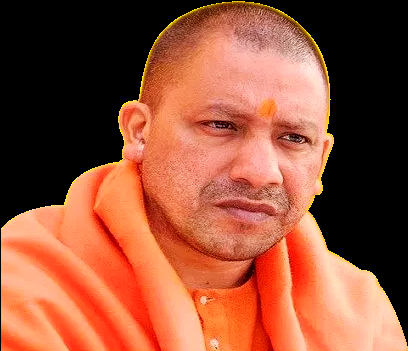
#> input picture day13/yogi.png, 408 x 351 px
$ python task1.py
#> lines starting #> are read from the running program, lines starting #| are printed output that depends on the picture; after the words box and inside, x2 and y2 are one past the last pixel; in counts of white or black regions, pixels touching at a corner belong together
import cv2

# Load the pre-trained face detection model
face_cascade = cv2.CascadeClassifier(cv2.data.haarcascades + 'haarcascade_frontalface_default.xml')

# Load the image
image_path = 'yogi.png'
# resize = cv2.resize(image_path,(494,1062.3333))
image = cv2.imread(image_path)
#> image is the input picture: shape (351, 408, 3); mean B, G, R 56.8, 81.5, 149.3
print(image.shape)
#| (351, 408, 3)
gray = cv2.cvtColor(image, cv2.COLOR_BGR2GRAY)
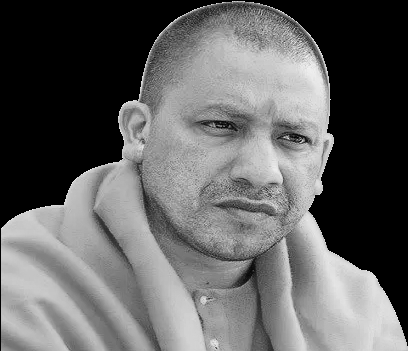
#> gray: shape (351, 408); min 0, max 255, mean 98.9

# Detect faces in the image
faces = face_cascade.detectMultiScale(gray, scaleFactor=1.1, minNeighbors=5, minSize=(30, 30))
#> faces = [[139, 44, 221, 221]]

# Draw rectangles around the detected faces
for (x, y, w, h) in faces:
    cv2.rectangle(image, (x, y), (x + w, y + h), (0, 120, 255), 7)
#> this loop made 1 pass
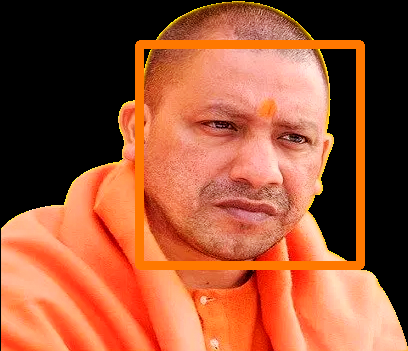
#> image: shape (351, 408, 3); 5.53% of pixels changed, all inside (x1, y1, x2, y2) = (135, 40, 365, 270)

# Display the result
cv2.imshow('Face Detection', image)
cv2.waitKey(0)
cv2.destroyAllWindows()
